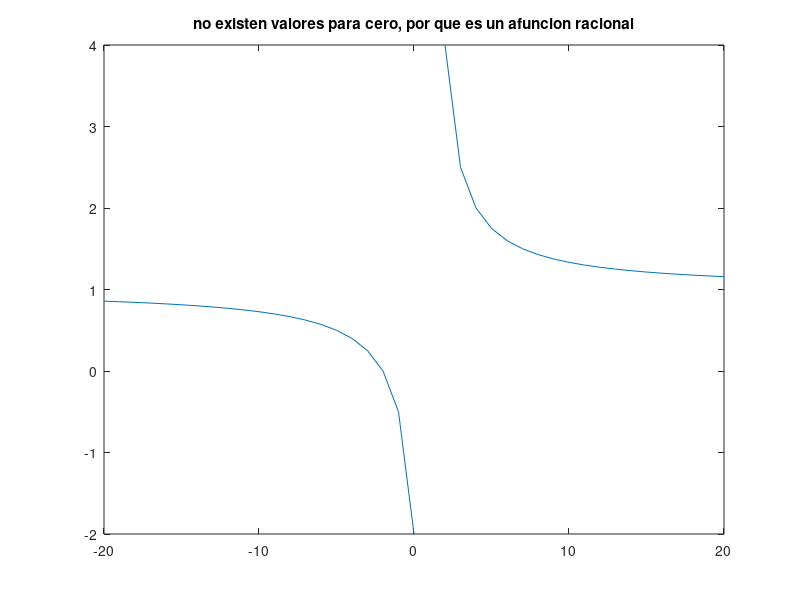

This figure's MATLAB source:
%descricion: Graficar funciones polinomiales 
%date: 202123065
%author: Bryan Alejandro Martinez López
%fecha: 19/11/2021

x=-20:1:20;
y= (x+2)./(x-1);

plot (x,y);

title ("no existen valores para cero, por que es un afuncion racional")
